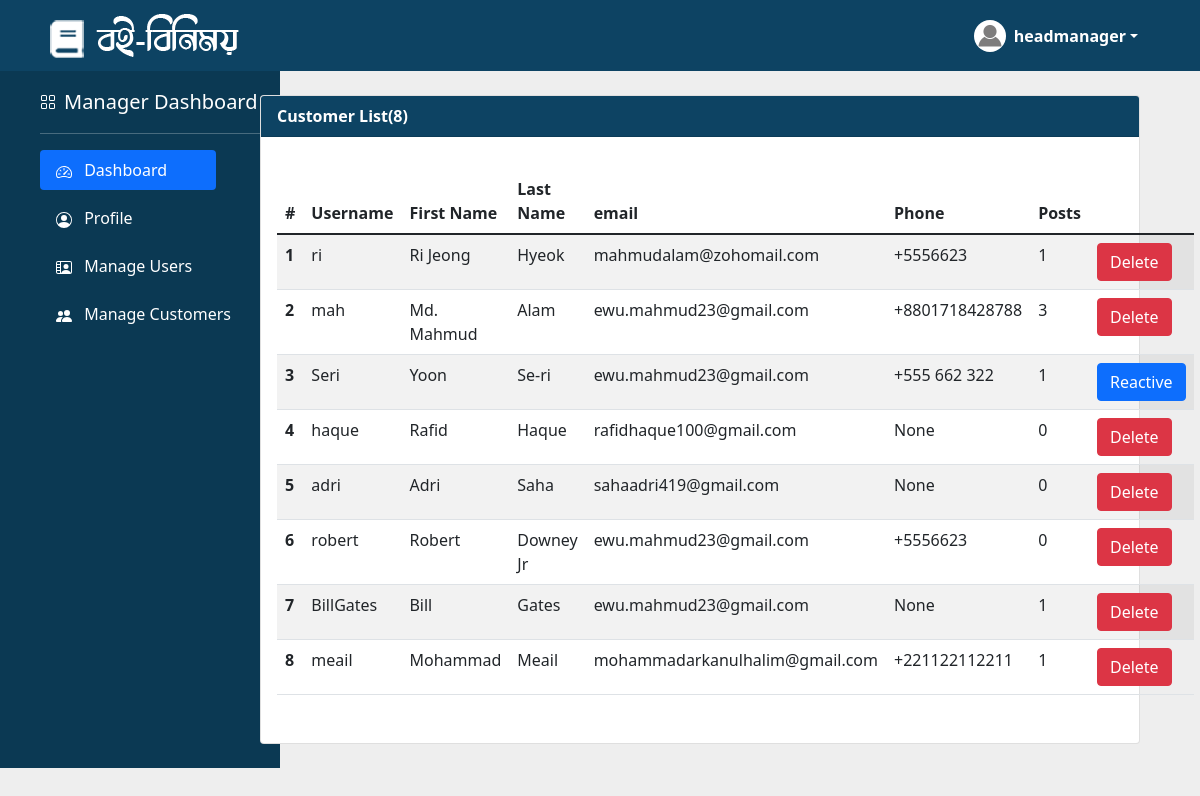
The app's page /manage-customers/ (signed in) with its own data.
### users/models.py (models this page shows, shortened)
class Manager(models.Model):
    GENDER_TYPE = (
        ('Male','Male'),
        ('Female','Female'),
        ('Others','Others')
    )
    username = models.OneToOneField(User, null=True, blank=True, on_delete=models.CASCADE)
    first_name = models.CharField(max_length=200, null=True, blank=True)
    last_name = models.CharField(max_length=200, null=True, blank=True)
    profile_pic = models.ImageField(default='profile-white.png', null=True, blank=True)
    phone = models.CharField(max_length=200, null=True, blank=True)
    email = models.CharField(max_length=200, null=True, blank=True)
    address = models.CharField(max_length=200, null=True, blank=True)
    gender = models.CharField(max_length=50,choices=GENDER_TYPE, null=True,blank=True)
    birth_date = models.DateField(null=True, blank=True)
    created = models.DateTimeField(auto_now_add=True)
    updated = models.DateTimeField(auto_now=True)
    @property
    def managerImageURL(self):
        try:
            img = self.profile_pic.url
        except:
            img = ''
        return img

class Customer(models.Model):
    GENDER_TYPE = (
        ('Male','Male'),
        ('Female','Female'),
        ('Others','Others')
    )
    OCCUPATION_TYPE = (
        ('Student','Student'),
        ('Job-Holder','Job-Holder'),
    )
    username = models.OneToOneField(User, null=True, blank=True, on_delete=models.CASCADE)
    first_name = models.CharField(max_length=200, null=True, blank=True)
    last_name = models.CharField(max_length=200, null=True, blank=True)
    profile_pic = models.ImageField(default='profile-white.png', null=True, blank=True)
    phone = models.CharField(max_length=200, null=True, blank=True)
    email = models.CharField(max_length=200, null=True, blank=True)
    address = models.CharField(max_length=200, null=True, blank=True)
    occupation = models.CharField(max_length=50,choices=OCCUPATION_TYPE, null=True,blank=True)
    gender = models.CharField(max_length=50,choices=GENDER_TYPE, null=True,blank=True)
    birth_date = models.DateField(null=True, blank=True)
    created = models.DateTimeField(auto_now_add=True)
    updated = models.DateTimeField(auto_now=True)

### users/decorators.py (the view)
        def wrapper_func(request, *args, **kwargs):
            group = None
            if request.user.groups.exists():
                group = request.user.groups.all()[0].name
            if group in allowed_roles:
                return view_func(request, *args, **kwargs)
            else:
                return render(request,'users/unauthorized_page.html')

### users/views.py (called while the page is built)
@login_required(login_url='login')
@allowed_users(allowed_roles=['manager'])
def manageCustomers(request):
    manager = Manager.objects.get(username=request.user)
    total_customer = Customer.objects.all()
    context = {'total_customer':total_customer,'manager':manager}
    return render(request,'manager/manage_customers.html',context)

### templates/manager/manage_customers.html (shortened to what this page needs)
<!DOCTYPE html>
{% extends 'manager/main_manager_template.html' %}
{% load static %}
    {% block context %}
    <div class="container">
        <div class="card m-4">
            <div class="card-header fw-bold text-white" style="background-color: #0d4363;">
                Customer List({{total_customer.count}})
            </div>
            <div class="card-body d-flex justify-content-around">
                <table class="table table-striped table-hover">
                    <thead>
                        <tr>
                            <th scope="col">#</th>
                            <th scope="col">Username</th>
                            <th scope="col">First Name</th>
                            <th scope="col">Last Name</th>
                            <th scope="col">email</th>
                            <th scope="col">Phone</th>
                            <th scope="col">Posts</th>
                            <th scope="col"></th>
                        </tr>
                    </thead>
                    <tbody>
                        {% for customer in total_customer %}
                        <tr>
                            <th scope="row">{{ forloop.counter }}</th>
                            <td>{{customer.username}}</td>
                            <td>{{customer.first_name}}</td>
                            <td>{{customer.last_name}}</td>
                            <td>{{customer.email}}</td>
                            <td>{{customer.phone}}</td>
                            <td>{{customer.book_set.all.count}}</td>
                            {% if customer.username.is_active == False %}
                            <td><a href="{% url 'reactive-user' customer.username %}" class="btn btn-primary">Reactive</a></td>
                            {% else %}
                            <td><a href="{% url 'delete-user' customer.username %}" class="btn btn-danger">Delete</a></td>
                            {% endif %}
                        </tr>
                        {% endfor %}
                    </tbody>
                  </table>
            </div>
        </div>
    </div>
    {% endblock %}

### templates/manager/manager_navbar.html (shortened to what this page needs)
{% load static %}
<nav class="navbar navbar-expand-lg navbar-dark" style="background-color: #0d4363;">
    <div class="container-fluid" style="margin: 0 50px 0 35px;">
      <a class="navbar-brand" href="{% url 'home' %}"><img src="{% static 'images/logo.png' %}" alt=""></a>
      <div>
          <div class="collapse navbar-collapse" id="navbarNav">
            <ul class="navbar-nav">
              <li class="nav-item">
                <div class="dropdown">
                    <a href="/" class="d-flex align-items-center text-white text-decoration-none dropdown-toggle" id="dropdownUser1" data-bs-toggle="dropdown" aria-expanded="false">
                        <img src='{{manager.managerImageURL}}' alt="" width="32" height="32" class="rounded-circle me-2">
                        <strong>{{manager.username}}</strong>
                    </a>
                </div>
              </li>
            </ul>
          </div>
      </div>
    </div>
  </nav>

### static/css/style.css (style rules this page uses)
a { text-decoration: none; }
.card-body { padding: 2rem 1rem !important; }
body { background:#eee; }

### records on screen
Manager: managerImageURL (picture), username "headmanager"
Customer: username "ri", first_name "Ri Jeong", last_name "Hyeok", email "mahmudalam@zohomail.com", phone "+5556623", book_set.all.count "1", shows "Delete"
Customer: username "mah", first_name "Md. Mahmud", last_name "Alam", email "ewu.mahmud23@gmail.com", phone "+8801718428788", book_set.all.count "3", shows "Delete"
Customer: username "Seri", first_name "Yoon", last_name "Se-ri", email "ewu.mahmud23@gmail.com", phone "+555 662 322", book_set.all.count "1", shows "Reactive"
Customer: username "haque", first_name "Rafid", last_name "Haque", email "rafidhaque100@gmail.com", phone "None", book_set.all.count "0", shows "Delete"
Customer: username "adri", first_name "Adri", last_name "Saha", email "sahaadri419@gmail.com", phone "None", book_set.all.count "0", shows "Delete"
Customer: username "robert", first_name "Robert", last_name "Downey Jr", email "ewu.mahmud23@gmail.com", phone "+5556623", book_set.all.count "0", shows "Delete"
Customer: username "BillGates", first_name "Bill", last_name "Gates", email "ewu.mahmud23@gmail.com", phone "None", book_set.all.count "1", shows "Delete"
Customer: username "meail", first_name "Mohammad", last_name "Meail", email "mohammadarkanulhalim@gmail.com", phone "+221122112211", book_set.all.count "1", shows "Delete"

### other values on screen
{{ total_customer.count }} "8"
